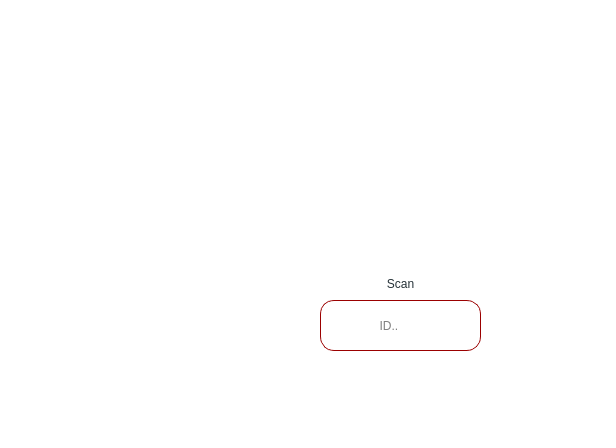
<?xml version="1.0" encoding="UTF-8"?>
<ui version="4.0">
 <class>qr_code</class>
 <widget class="QDialog" name="qr_code">
  <property name="geometry">
   <rect>
    <x>0</x>
    <y>0</y>
    <width>616</width>
    <height>448</height>
   </rect>
  </property>
  <property name="windowTitle">
   <string>Dialog</string>
  </property>
  <property name="styleSheet">
   <string notr="true">background-color:rgb(255,255,255);</string>
  </property>
  <widget class="QLabel" name="label">
   <property name="geometry">
    <rect>
     <x>60</x>
     <y>10</y>
     <width>481</width>
     <height>431</height>
    </rect>
   </property>
   <property name="text">
    <string/>
   </property>
   <property name="pixmap">
    <pixmap resource="ressources.qrc">:/new/prefix1/gfx/5326009.png</pixmap>
   </property>
   <property name="scaledContents">
    <bool>true</bool>
   </property>
  </widget>
  <widget class="QLabel" name="qrg">
   <property name="geometry">
    <rect>
     <x>320</x>
     <y>100</y>
     <width>171</width>
     <height>161</height>
    </rect>
   </property>
   <property name="text">
    <string/>
   </property>
  </widget>
  <widget class="QLineEdit" name="lineEdit_6">
   <property name="geometry">
    <rect>
     <x>320</x>
     <y>300</y>
     <width>161</width>
     <height>51</height>
    </rect>
   </property>
   <property name="styleSheet">
    <string notr="true">QLineEdit{
border: 1px solid;
border-color: #9B0000;
border-radius: 14px;
}</string>
   </property>
   <property name="placeholderText">
    <string>                 ID..</string>
   </property>
  </widget>
  <widget class="QPushButton" name="pushButton">
   <property name="geometry">
    <rect>
     <x>340</x>
     <y>270</y>
     <width>121</width>
     <height>28</height>
    </rect>
   </property>
   <property name="styleSheet">
    <string notr="true">QPushButton{
color: #263238;
border: none;}</string>
   </property>
   <property name="text">
    <string>Scan</string>
   </property>
  </widget>
 </widget>
 <resources>
  <include location="ressources.qrc"/>
 </resources>
 <connections/>
</ui>
